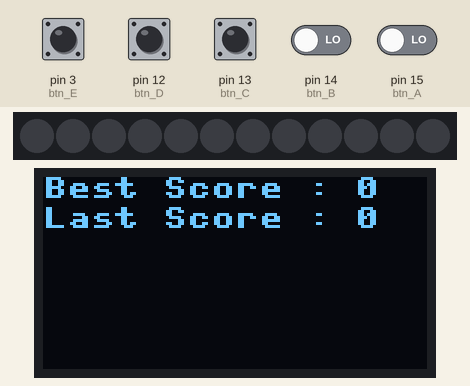
Simulated run of this program. Board: MicroPython board. On the bench: 12 RGB LEDs in strip order, left to right, 128×64 one-colour display. The inputs (shaded band) are chosen by the test bench; at power-on: pin 3 (btn_E), pin 12 (btn_D), pin 13 (btn_C), pin 14 (btn_B), pin 15 (btn_A) LOW. Dim RGB values are drawn brighter than linear; random numbers come from a fixed seed.

Above: at 0.6 s.
At 2.6 s:
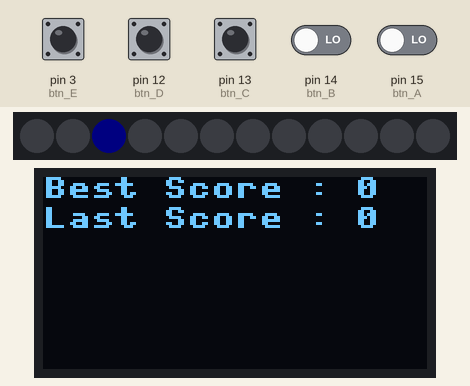
5.1 s: pin 14 (btn_B) driven HIGH and pin 15 (btn_A) driven HIGH
At 8.7 s:
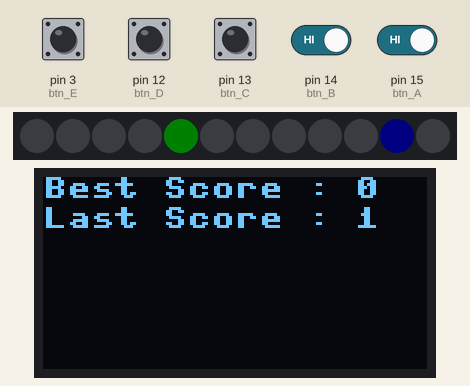
At 9.5 s:
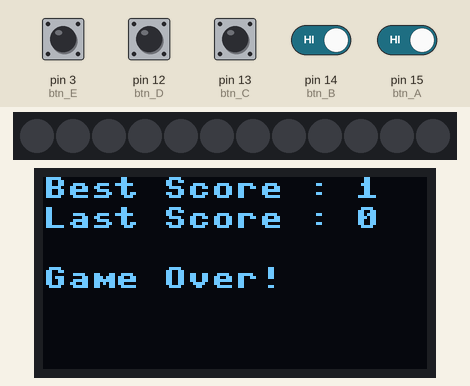
Timing chart, 0 to 11.0 s (numbered marks = the images above; inputs shaded):
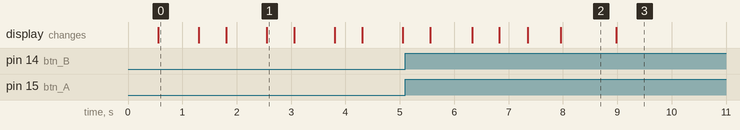

Measured:
- what the display in image 0 shows lasts 0.7 s, from 0.6 s to 1.3 s
- what the display in image 1 shows lasts 0.5 s, from 2.6 s to 3.1 s
- what the display in image 2 shows lasts 1.0 s, from 8.0 s to 9.0 s

The program:

main.py
```python
#region Import

# Globals
from machine import Pin, SoftI2C
# Screen manager
import ssd1306
# Leds manager
from neopixel import Neopixel
# Used for the algorithmy
import time
import random

#endregion


#region Set Pins

# Screen
screen_pin = SoftI2C(scl=Pin(9), sda=Pin(8))

# Buttons
btn_A = Pin(15, Pin.IN, Pin.PULL_DOWN)
btn_B = Pin(14, Pin.IN, Pin.PULL_DOWN)
btn_C = Pin(13, Pin.IN, Pin.PULL_DOWN)
btn_D = Pin(12, Pin.IN, Pin.PULL_DOWN)
btn_E = Pin(3, Pin.IN, Pin.PULL_DOWN)

# Leds
led_pin = 20

#endregion


#region Leds params

num_leds = 12
leds = Neopixel(num_leds, 0, led_pin)
leds.brightness(5)

led_A = 2
led_B = 4
led_C = 6
led_D = 8
led_E = 10

#endregion


#region Screen params

screen_width = 128
screen_height = 64
screen = ssd1306.SSD1306_I2C(screen_width, screen_height, screen_pin)

#endregion


#region Variables

# Score
patern = []
best_score = 0
score = 0
init_chain = 5
chain = 0

# Lists
btn_list = [btn_A, btn_B, btn_C, btn_D, btn_E]
led_list = [led_A, led_B, led_C, led_D, led_E]

#endregion


#region Start()

def start_game():
    screen.fill(0)  # Clear the screen
    global score, best_score, patern, chain, init_chain, btn_list
    # Check the score
    if score > best_score:
        best_score = score

    # Show the starting menu
    screen.text('Best Score : ' + str(best_score), 0, 0)
    screen.text('Last Score : ' + str(score), 0, 10)
    # screen.text('Press any button to START!', 0, 30)
    screen.show()

    # Reset the variable
    patern = []
    chain = init_chain

    # Start the game when a button is pressed
    # input("Press Enter to start...")
    light_patern(chain, btn_list)

#endregion


#region Light()

def light_patern(chain, btn_list):
    global patern
    patern = []  # Reset the patern for the new game
    for x in range(chain):
        # Define a led
        led_r = random.randrange(len(led_list))
        # Save this led in a list
        patern.append(led_r)
        # Show the led
        leds.set_pixel(led_list[led_r], (0, 0, 255))
        leds.show()
        time.sleep(0.5)
        leds.clear()
        leds.show()
        time.sleep(0.75)
    # Next step of the game
    update_screen("It's your turn !")
    check_patern(patern, btn_list)

#endregion

def update_screen(text_params) :
    screen.fill(0)  # Clear the screen
    screen.text('Best Score : ' + str(best_score), 0, 0)
    screen.text('Last Score : ' + str(score), 0, 10)
    screen.text(text_params, 0, 30)
    screen.show()

def restart_game():
    global score, best_score, patern, chain, init_chain
    time.sleep(2)
    start_game()

def game_over():
    global score, best_score, patern, chain, init_chain
    if score > best_score:
        best_score = score
    score = 0
    update_screen("Game Over!")
    time.sleep(2)  # Laisser le temps de voir la fin du jeu
    start_game()

def check_patern(patern, btn_list):
    global score, chain
    for expected_led in patern:
        # Attente d'un appui sur un bouton
        pressed = False
        btn_pressed = False
        while not pressed:
            if btn_list[0].value() :
                user_input = btn_list[0]
                btn_pressed = True
            if btn_list[1].value() :
                user_input = btn_list[1]
                btn_pressed = True
            if btn_list[2].value() :
                user_input = btn_list[2]
                btn_pressed = True
            if btn_list[3].value() :
                user_input = btn_list[3]
                btn_pressed = True
            if btn_list[4].value() :
                user_input = btn_list[4]
                btn_pressed = True
            if btn_pressed == True :
                if user_input in btn_list:
                    pressed = True
                    time.sleep(0.5)
                    if btn_list.index(user_input) == expected_led:
                        leds.set_pixel(led_list[expected_led], (255, 0, 0))
                        leds.show()
                        time.sleep(0.5)
                        leds.clear()
                        leds.show()
                        score += 1
                        update_screen("")
                    else:
                        leds.set_pixel(led_list[expected_led], (0, 0, 255))
                        leds.set_pixel(led_list[btn_list.index(user_input)], (0, 255, 0))
                        leds.show()
                        time.sleep(1)
                        leds.clear()
                        leds.show()
                        game_over()
                        return
            time.sleep(0.1)  # Petite pause pour éviter une détection multiple

    # Nouveau tour
    update_screen("Good job!")
    chain += 1
    time.sleep(1)
    restart_game()

#region Exec

start_game()

#endregion
```
